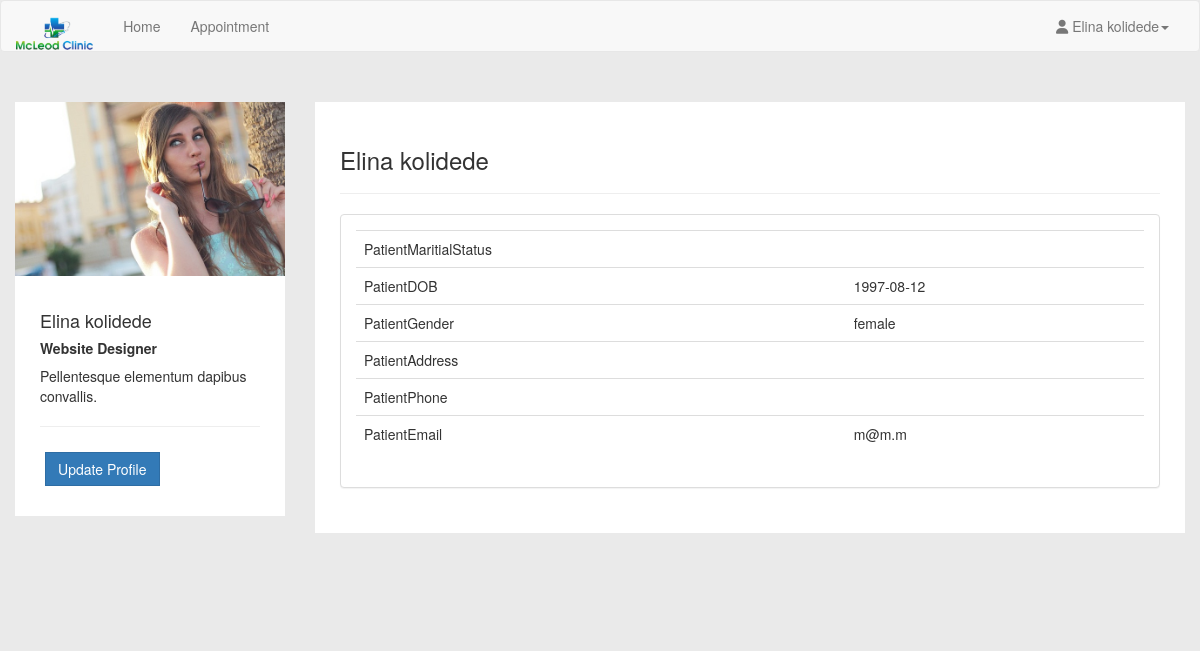
The page /hospitalsys/patient/profile.php (signed in) on the database its author committed.
### tables this page shows
CREATE TABLE `patient` (
  `icPatient` bigint(12) NOT NULL,
  `password` varchar(20) NOT NULL,
  `patientFirstName` varchar(20) NOT NULL,
  `patientLastName` varchar(20) NOT NULL,
  `patientMaritialStatus` varchar(10) NOT NULL,
  `patientDOB` date NOT NULL,
  `patientGender` varchar(10) NOT NULL,
  `patientAddress` varchar(100) NOT NULL,
  `patientPhone` varchar(15) NOT NULL,
  `patientEmail` varchar(100) NOT NULL,
  `inout` varchar(30) NOT NULL
);

### hospitalsys/patient/profile.php (the view, shortened to what this page needs)
<?php
include_once '../assets/conn/dbconnect.php';
$res=mysqli_query($con,"SELECT * FROM patient WHERE icPatient=".$_SESSION['patientSession']);
$userRow=mysqli_fetch_array($res,MYSQLI_ASSOC);
?>
<!DOCTYPE html>
<html lang="en">
	<head>
		<link href="assets/css/bootstrap.min.css" rel="stylesheet">
		<link href="assets/css/default/style.css" rel="stylesheet">
		<link href="assets/css/default/blocks.css" rel="stylesheet">
		<link href="assets/css/date/bootstrap-datepicker.css" rel="stylesheet">
		<link href="assets/css/date/bootstrap-datepicker3.css" rel="stylesheet">
		<link rel="stylesheet" href="https://formden.com/static/cdn/bootstrap-iso.css" />
		<link rel="stylesheet" href="https://formden.com/static/cdn/font-awesome/4.4.0/css/font-awesome.min.css" />
	</head>
	<body>
		<nav class="navbar navbar-default " role="navigation">
			<div class="container-fluid">
				<div class="navbar-header">
					<a class="navbar-brand" href="patient.php"><img alt="Brand" src="assets/img/logo.png" height="40px"></a>
				</div>
				<div class="collapse navbar-collapse" id="bs-example-navbar-collapse-1">
					<ul class="nav navbar-nav">
						<ul class="nav navbar-nav">
							<li><a href="patient.php">Home</a></li>
							<li><a href="patientapplist.php?patientId=<?php echo $userRow['icPatient']; ?>">Appointment</a></li>
						</ul>
					</ul>
					<ul class="nav navbar-nav navbar-right">
						<li class="dropdown">
							<a href="#" class="dropdown-toggle" data-toggle="dropdown"><i class="fa fa-user"></i> <?php echo $userRow['patientFirstName']; ?> <?php echo $userRow['patientLastName']; ?><b class="caret"></b></a>
						</li>
					</ul>
				</div>
			</div>
		</nav>
		<div class="container">
			<section style="padding-bottom: 50px; padding-top: 50px;">
				<div class="row">
					<div class="row">
						<div class="col-md-3 col-sm-3">
							<div class="user-wrapper">
								<img src="assets/img/1.jpg" class="img-responsive" />
								<div class="description">
									<h4><?php echo $userRow['patientFirstName']; ?> <?php echo $userRow['patientLastName']; ?></h4>
									<h5> <strong> Website Designer </strong></h5>
									<p>
										Pellentesque elementum dapibus convallis.
									</p>
									<hr />
									<button type="button" class="btn btn-primary" data-toggle="modal" data-target="#myModal">Update Profile</button>
								</div>
							</div>
						</div>
						<div class="col-md-9 col-sm-9  user-wrapper">
							<div class="description">
								<h3> <?php echo $userRow['patientFirstName']; ?> <?php echo $userRow['patientLastName']; ?> </h3>
								<hr />
								<div class="panel panel-default">
									<div class="panel-body">
										<table class="table table-user-information" align="center">
											<tbody>
												<tr>
													<td>PatientMaritialStatus</td>
													<td><?php echo $userRow['patientMaritialStatus']; ?></td>
												</tr>
												<tr>
													<td>PatientDOB</td>
													<td><?php echo $userRow['patientDOB']; ?></td>
												</tr>
												<tr>
													<td>PatientGender</td>
													<td><?php echo $userRow['patientGender']; ?></td>
												</tr>
												<tr>
													<td>PatientAddress</td>
													<td><?php echo $userRow['patientAddress']; ?>
													</td>
												</tr>
												<tr>
													<td>PatientPhone</td>
													<td><?php echo $userRow['patientPhone']; ?>
													</td>
												</tr>
												<tr>
													<td>PatientEmail</td>
													<td><?php echo $userRow['patientEmail']; ?>
													</td>
												</tr>
											</tbody>
										</table>
									</div>
								</div>
							</div>
						</div>
					</div>
					<div class="col-md-4">
							<br /><br/>
						</div>
					</div>
				</section>
			</div>
		</body>
	</html>

### hospitalsys/patient/assets/css/default/style.css (style rules this page uses)
body { background-color: #EAEAEA !important; }
.navbar-default .navbar-brand { color:#fff; font-size:30px; font-weight:bold; }
.navbar { margin-bottom: 0px !important; }
.user-wrapper .btn { border-radius: 0px; -webkit-border-radius: 0px; -moz-border-radius: 0px; margin: 5px; }
.user-wrapper .description { padding: 25px; background-color: #fff; }
.user-wrapper img { width:100%; }

### hospitalsys/patient/assets/css/default/blocks.css (style rules this page uses)
*, *:after, *:before { box-sizing: border-box; }

### rows shown on the page
patient: patientFirstName "Elina", patientLastName "kolidede", patientDOB "1997-08-12", patientGender "female", patientEmail "m@m.m"
